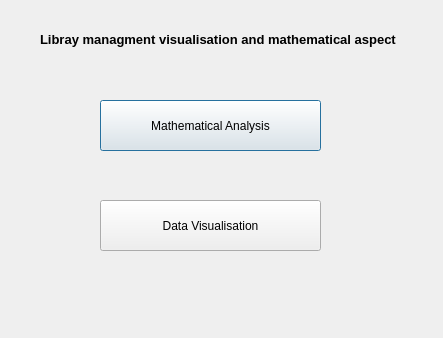
<?xml version="1.0" encoding="UTF-8"?>
<ui version="4.0">
 <class>Dialog</class>
 <widget class="QDialog" name="Dialog">
  <property name="geometry">
   <rect>
    <x>0</x>
    <y>0</y>
    <width>443</width>
    <height>338</height>
   </rect>
  </property>
  <property name="windowTitle">
   <string>Dialog</string>
  </property>   
  <widget class="QPushButton" name="button1">
   <property name="geometry">
    <rect>
     <x>100</x>
     <y>100</y>
     <width>221</width>
     <height>51</height>
    </rect>
   </property>
   <property name="text">
    <string>Mathematical Analysis</string>
   </property>
  </widget>
  <widget class="QLabel" name="label">
   <property name="geometry">
    <rect>
     <x>40</x>
     <y>30</y>
     <width>381</width>
     <height>20</height>
    </rect>
   </property>
   <property name="text">
    <string>&lt;html&gt;&lt;head/&gt;&lt;body&gt;&lt;p&gt;&lt;span style=&quot; font-size:10pt; font-weight:600;&quot;&gt;Libray managment visualisation and mathematical aspect&lt;/span&gt;&lt;/p&gt;&lt;/body&gt;&lt;/html&gt;</string>
   </property>
   <property name="textFormat">
    <enum>Qt::AutoText</enum>
   </property>
  </widget>
  <widget class="QPushButton" name="button2">
   <property name="geometry">
    <rect>
     <x>100</x>
     <y>200</y>
     <width>221</width>
     <height>51</height>
    </rect>
   </property>
   <property name="text">
    <string>Data Visualisation</string>
   </property>
  </widget>
 </widget>
 <resources/>
 <connections/>
</ui>
